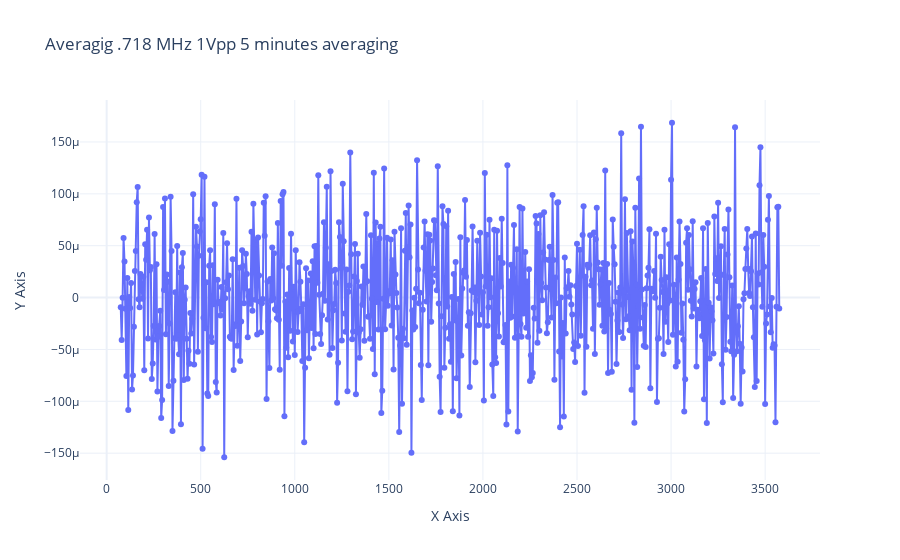

Notebook source saved alongside this figure:
### Code cell
# Replace 'x_column' and 'y_column' with actual column names
fig = go.Figure()

fig.add_trace(go.Scatter(
    x=tau,
    y=(signal_noBz-background_noBz)-(signal_Bz-background_Bz),
    mode='lines+markers',
    name='Bz with 0.718 MHz 1 Vpp'
))

# fig.add_trace(go.Scatter(
#     x=tau,
#     y=-signal_noBz+background_noBz,
#     mode='lines+markers',
#     name='No Bz'
# ))

fig.update_layout(
    title='Averagig .718 MHz 1Vpp 5 minutes averaging ',
    xaxis_title='X Axis',
    yaxis_title='Y Axis',
    template='plotly_white'
)

fig.show()

### Figure 1 — Plotly figure (JSON) as saved in the notebook; plotly's stock layout.template omitted (floating-point values rounded to 4 significant figures; data arrays with more than 128 entries replaced by an {"elided": "..."} marker saying what was removed)
{"data": [{"mode": "lines+markers", "name": "Bz with 0.718 MHz 1 Vpp", "type": "scatter", "x": {"elided": "701 float values"}, "y": {"elided": "701 float values"}}], "layout": {"title": {"text": "Averagig .718 MHz 1Vpp 5 minutes averaging "}, "xaxis": {"title": {"text": "X Axis"}}, "yaxis": {"title": {"text": "Y Axis"}}}}
